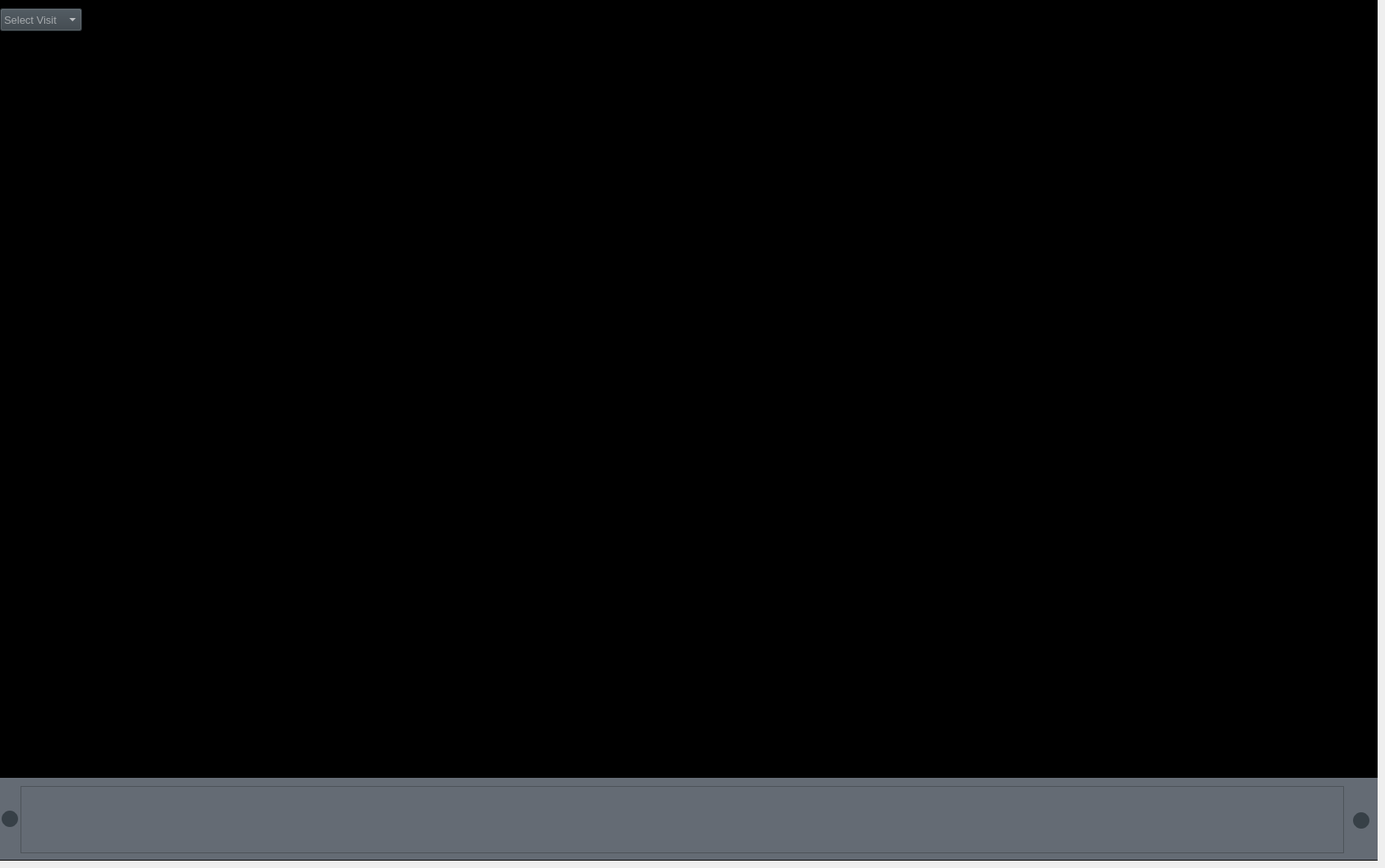
    <widget class="QWidget" name="compare_full_widget">
     <widget class="QFrame" name="frame_33">
      <property name="geometry">
       <rect>
        <x>0</x>
        <y>0</y>
        <width>1680</width>
        <height>1050</height>
       </rect>
      </property>
      <property name="styleSheet">
       <string notr="true">background-color: rgb(0, 0, 0);</string>
      </property>
      <property name="frameShape">
       <enum>QFrame::NoFrame</enum>
      </property>
      <widget class="QFrame" name="frame_35">
       <property name="geometry">
        <rect>
         <x>0</x>
         <y>949</y>
         <width>1680</width>
         <height>100</height>
        </rect>
       </property>
       <property name="styleSheet">
        <string notr="true">background-color: rgb(100, 107, 116);</string>
       </property>
       <property name="frameShape">
        <enum>QFrame::NoFrame</enum>
       </property>
       <widget class="QPushButton" name="btn_visit_next_single_img">
        <property name="geometry">
         <rect>
          <x>1648</x>
          <y>40</y>
          <width>24</width>
          <height>24</height>
         </rect>
        </property>
        <property name="styleSheet">
         <string notr="true">background-color: #374047;
border-radius: 12px;
border: 2px solid #646B74;</string>
        </property>
        <property name="text">
         <string/>
        </property>
        <property name="icon">
         <iconset resource="myresource.qrc">
          <normaloff>:/new/prefix_stack/images/chevron-right.png</normaloff>:/new/prefix_stack/images/chevron-right.png</iconset>
        </property>
       </widget>
       <widget class="QPushButton" name="btn_visit_back_single_img">
        <property name="geometry">
         <rect>
          <x>0</x>
          <y>38</y>
          <width>24</width>
          <height>24</height>
         </rect>
        </property>
        <property name="styleSheet">
         <string notr="true">background-color: #374047;
border-radius: 12px;
border: 2px solid #646B74;</string>
        </property>
        <property name="text">
         <string/>
        </property>
        <property name="icon">
         <iconset resource="myresource.qrc">
          <normaloff>:/new/prefix_stack/images/chevron-left.png</normaloff>:/new/prefix_stack/images/chevron-left.png</iconset>
        </property>
       </widget>
       <widget class="QListWidget" name="cmp_single_img_list">
        <property name="geometry">
         <rect>
          <x>25</x>
          <y>10</y>
          <width>1614</width>
          <height>82</height>
         </rect>
        </property>
       </widget>
      </widget>
      <widget class="QComboBox" name="cmb_single_window">
       <property name="geometry">
        <rect>
         <x>0</x>
         <y>10</y>
         <width>100</width>
         <height>28</height>
        </rect>
       </property>
       <property name="font">
        <font>
         <family>Ubuntu</family>
         <pointsize>10</pointsize>
        </font>
       </property>
       <property name="styleSheet">
        <string notr="true">background-color: rgb(55, 64, 71);
color: rgb(255, 255, 255);</string>
       </property>
       <property name="placeholderText">
        <string>Select Visit</string>
       </property>
      </widget>
      <widget class="QFrame" name="frame_37">
       <property name="geometry">
        <rect>
         <x>1530</x>
         <y>10</y>
         <width>140</width>
         <height>31</height>
        </rect>
       </property>
       <property name="frameShape">
        <enum>QFrame::NoFrame</enum>
       </property>
       <widget class="QPushButton" name="btn_compare_zoomout_single_wnd">
        <property name="geometry">
         <rect>
          <x>10</x>
          <y>0</y>
          <width>26</width>
          <height>26</height>
         </rect>
        </property>
        <property name="styleSheet">
         <string notr="true">background-color: transparent;
border-color: transparent;
border-radius: 0px;</string>
        </property>
        <property name="text">
         <string/>
        </property>
        <property name="icon">
         <iconset resource="myresource.qrc">
          <normaloff>:/new/prefix_stack/images/zoom_out.png</normaloff>:/new/prefix_stack/images/zoom_out.png</iconset>
        </property>
        <property name="iconSize">
         <size>
          <width>20</width>
          <height>20</height>
         </size>
        </property>
       </widget>
       <widget class="QPushButton" name="btn_compare_zoomin_single_wnd">
        <property name="geometry">
         <rect>
          <x>40</x>
          <y>0</y>
          <width>26</width>
          <height>26</height>
         </rect>
        </property>
        <property name="styleSheet">
         <string notr="true">background-color: transparent;
border-color: transparent;
border-radius: 0px;</string>
        </property>
        <property name="text">
         <string/>
        </property>
        <property name="icon">
         <iconset resource="myresource.qrc">
          <normaloff>:/new/prefix_stack/images/zoom_in.png</normaloff>:/new/prefix_stack/images/zoom_in.png</iconset>
        </property>
        <property name="iconSize">
         <size>
          <width>20</width>
          <height>20</height>
         </size>
        </property>
       </widget>
       <widget class="QPushButton" name="btn_compare_fit_">
        <property name="geometry">
         <rect>
          <x>73</x>
          <y>0</y>
          <width>26</width>
          <height>26</height>
         </rect>
        </property>
        <property name="styleSheet">
         <string notr="true">background-color: transparent;
border-color: transparent;
border-radius: 0px;</string>
        </property>
        <property name="text">
         <string/>
        </property>
        <property name="icon">
         <iconset resource="myresource.qrc">
          <normaloff>:/new/prefix_stack/images/zoom_to_fit_3.png</normaloff>:/new/prefix_stack/images/zoom_to_fit_3.png</iconset>
        </property>
        <property name="iconSize">
         <size>
          <width>24</width>
          <height>24</height>
         </size>
        </property>
       </widget>
       <widget class="QPushButton" name="btn_compare_full__back_single_wnd">
        <property name="geometry">
         <rect>
          <x>105</x>
          <y>0</y>
          <width>26</width>
          <height>26</height>
         </rect>
        </property>
        <property name="styleSheet">
         <string notr="true">background-color: transparent;
border-color: transparent;
border-radius: 0px;</string>
        </property>
        <property name="text">
         <string/>
        </property>
        <property name="icon">
         <iconset resource="myresource.qrc">
          <normaloff>:/new/prefix_stack/images/fullscreen_exit.png</normaloff>:/new/prefix_stack/images/fullscreen_exit.png</iconset>
        </property>
        <property name="iconSize">
         <size>
          <width>24</width>
          <height>24</height>
         </size>
        </property>
       </widget>
      </widget>
      <widget class="QGraphicsView" name="lbl_com_img_single_wnd">
       <property name="geometry">
        <rect>
         <x>7</x>
         <y>50</y>
         <width>1651</width>
         <height>871</height>
        </rect>
       </property>
      </widget>
     </widget>
    </widget>
